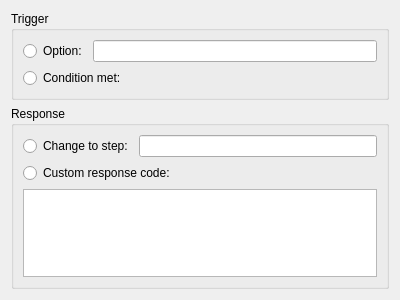
<?xml version="1.0" encoding="UTF-8"?>
<ui version="4.0">
 <class>ReactionWidget</class>
 <widget class="QWidget" name="ReactionWidget">
  <property name="geometry">
   <rect>
    <x>0</x>
    <y>0</y>
    <width>400</width>
    <height>300</height>
   </rect>
  </property>
  <property name="windowTitle">
   <string comment="@title">Edit reaction</string>
  </property>
  <property name="whatsThis">
   <string comment="@info:whatsthis">&lt;para&gt;Edit the response of a step to certain trigger.&lt;/para&gt;
&lt;para&gt;When a step is active, the actions of the user can trigger a response in the tutorial. A trigger can be an option in the step selected by the user, or a condition that was met. The response can be changing to another step, or executing some custom code.&lt;/para&gt;</string>
  </property>
  <layout class="QVBoxLayout" name="reactionWidgetVerticalLayout">
   <item>
    <widget class="QGroupBox" name="triggerGroupBox">
     <property name="title">
      <string comment="@title:group Something that causes a response">Trigger</string>
     </property>
     <layout class="QVBoxLayout" name="triggerGroupBoxVerticalLayout">
      <item>
       <layout class="QHBoxLayout" name="triggerOptionHorizontalLayout">
        <item>
         <widget class="QRadioButton" name="triggerOptionRadioButton">
          <property name="text">
           <string comment="@option:radio">Option:</string>
          </property>
         </widget>
        </item>
        <item>
         <widget class="KLineEdit" name="triggerOptionLineEdit">
          <property name="whatsThis">
           <string comment="@info:whatsthis">&lt;para&gt;The name of the option.&lt;/para&gt;
&lt;para&gt;An option with this name will be added to the step, so the same name set here will be shown to the user.&lt;/para&gt;</string>
          </property>
         </widget>
        </item>
       </layout>
      </item>
      <item>
       <layout class="QVBoxLayout" name="triggerConditionVerticalLayout">
        <item>
         <widget class="QRadioButton" name="triggerConditionRadioButton">
          <property name="text">
           <string comment="@option:radio">Condition met:</string>
          </property>
         </widget>
        </item>
       </layout>
      </item>
     </layout>
    </widget>
   </item>
   <item>
    <widget class="QGroupBox" name="responseGroupBox">
     <property name="title">
      <string comment="@title:group">Response</string>
     </property>
     <layout class="QVBoxLayout" name="responseGroupBoxVerticalLayout">
      <item>
       <layout class="QHBoxLayout" name="responseStepHorizontalLayout">
        <item>
         <widget class="QRadioButton" name="responseStepRadioButton">
          <property name="text">
           <string comment="@option:radio">Change to step:</string>
          </property>
         </widget>
        </item>
        <item>
         <widget class="KLineEdit" name="responseStepLineEdit">
          <property name="whatsThis">
           <string comment="@info:whatsthis">&lt;para&gt;The id of the step to change to.&lt;/para&gt;</string>
          </property>
         </widget>
        </item>
       </layout>
      </item>
      <item>
       <layout class="QVBoxLayout" name="responseCodeVerticalLayout">
        <item>
         <widget class="QRadioButton" name="responseCodeRadioButton">
          <property name="text">
           <string comment="@option:radio">Custom response code:</string>
          </property>
         </widget>
        </item>
        <item>
         <widget class="KTextEdit" name="responseCodeTextEdit">
          <property name="whatsThis">
           <string comment="@info:whatsthis">&lt;para&gt;The custom code to execute.&lt;/para&gt;
&lt;para&gt;The code will be written as is into a new function called when the response is triggered. This means that the code must be written in the same programming language the tutorial will be exported to.&lt;/para&gt;
&lt;para&gt;Also note that you only have to provide the body of the function. The signature is automatically generated.&lt;/para&gt;</string>
          </property>
         </widget>
        </item>
       </layout>
      </item>
     </layout>
    </widget>
   </item>
  </layout>
 </widget>
 <customwidgets>
  <customwidget>
   <class>KLineEdit</class>
   <extends>QLineEdit</extends>
   <header>klineedit.h</header>
  </customwidget>
  <customwidget>
   <class>KTextEdit</class>
   <extends>QTextEdit</extends>
   <header>ktextedit.h</header>
  </customwidget>
 </customwidgets>
 <resources/>
 <connections/>
</ui>
